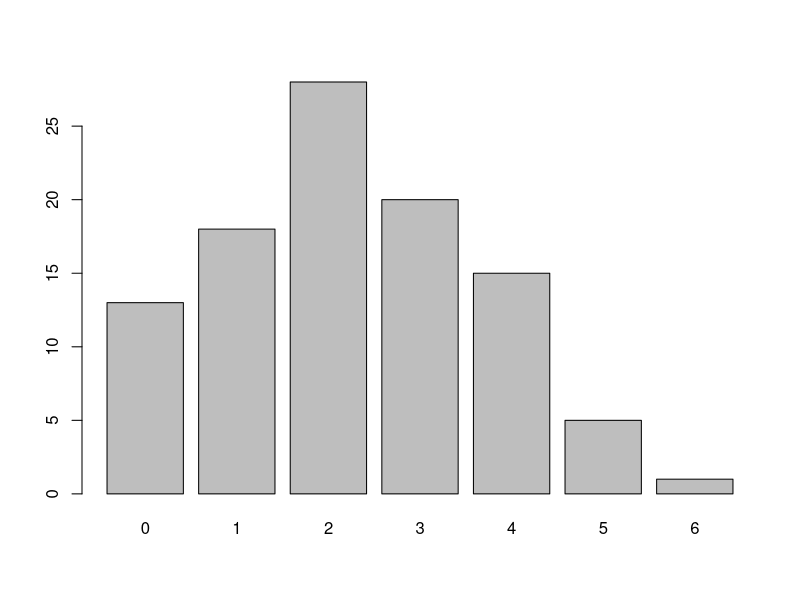
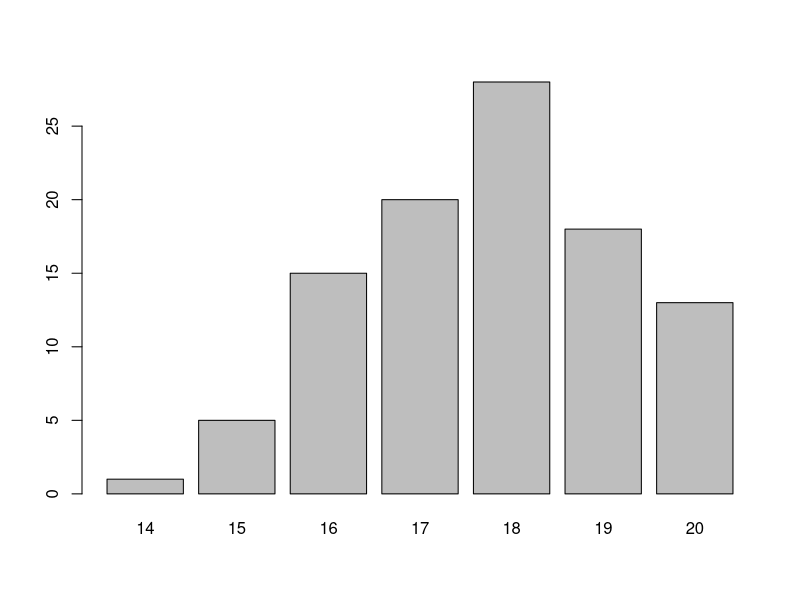
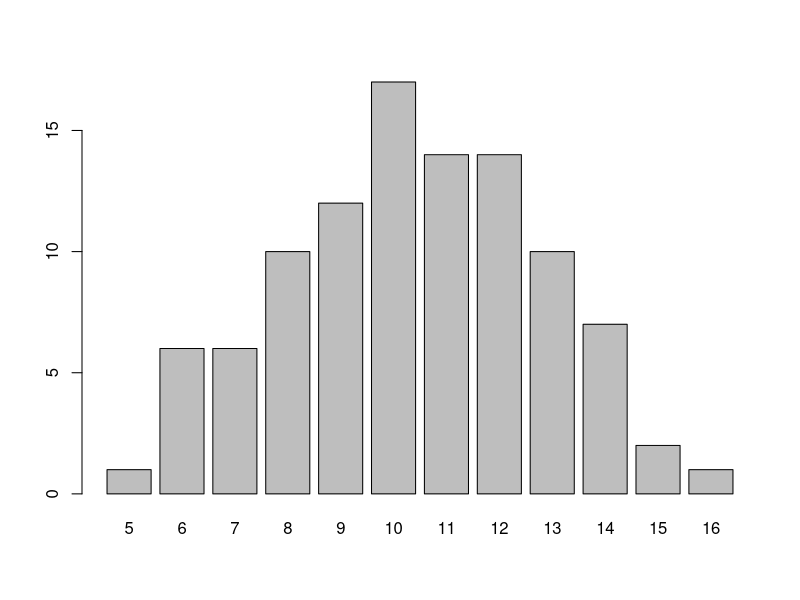
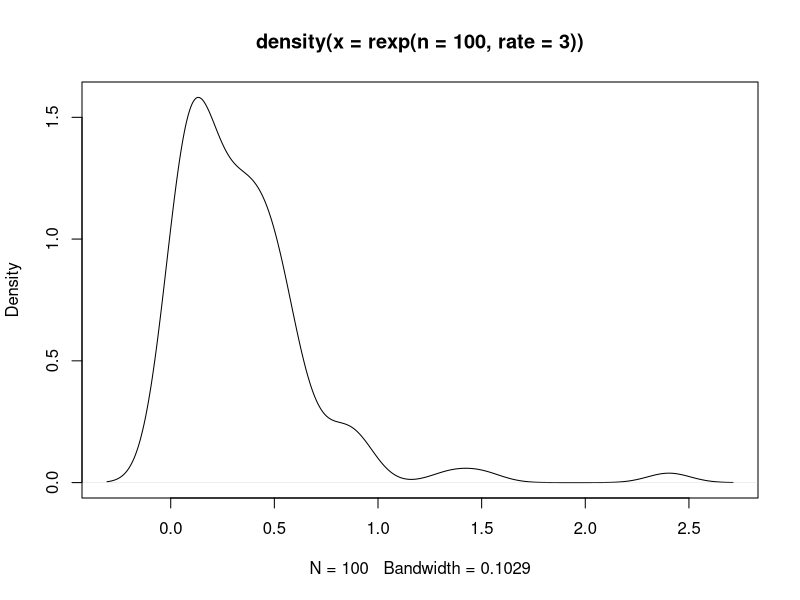

The R script that drew these images, in order:
## ---- chunk 1
knitr::opts_chunk$set(echo = TRUE)
## ---- chunk 2
choose(n = 10, k = 7) * 0.25^7 * (1 - 0.25)^(10-7)
## ---- chunk 3
dbinom(x = 7, size = 10, prob = 0.25)
## ---- chunk 4
# Una opción 
sum(dbinom(x = 3:10, size = 10, prob = 0.25))

# Otra opción 
1 - sum(dbinom(x = 0:2, size = 10, prob = 0.25))

# Otra opción
1 - pbinom(q = 2, size = 10, prob = 0.25)
## ---- chunk 5
pbinom(q = 5, size = 10, prob = 0.25, lower.tail = TRUE)
## ---- chunk 6
n <- 10
p <- 0.25

n * p
## ---- chunk 7
q <- 1 - p

n * p * q
## ---- chunk 8
library(tidyverse)
set.seed(2021)
rbinom(n = 100, size = 20, prob = 0.1) %>% 
  table() %>% 
  barplot()
## ---- chunk 9
set.seed(2021)
rbinom(n = 100, size = 20, prob = 0.9) %>% 
  table() %>% 
  barplot()
## ---- chunk 10
set.seed(2021)
rbinom(n = 100, size = 20, prob = 0.5) %>% 
  table() %>% 
  barplot()
## ---- chunk 11
(0.2^0 *  exp(1)^-0.2) / factorial(0)
## ---- chunk 12
dpois(x = 0, lambda = 0.2)
## ---- chunk 13
dpois(x = 1, lambda = 0.2)
## ---- chunk 14
# Una opción:
1 - sum(dpois(x = 0:1, lambda = 0.2))

# Otra opción:
1 - ppois(q = 1, lambda = 0.2, lower.tail = TRUE)

# Otra opción:
ppois(q = 1, lambda = 0.2, lower.tail = FALSE)
## ---- chunk 15
0.01 * (1 - 0.01)^(125 - 1)
## ---- chunk 16
dgeom(x = 125, prob = 0.01)
## ---- chunk 17
pgeom(q = 50, prob = 0.01, lower.tail = TRUE)
## ---- chunk 18
1 / 0.01
## ---- chunk 19
dnbinom(x = 0, size = 2, prob = 0.5)
## ---- chunk 20
1 - sum(dnbinom(x = 0:1, size = 2, prob = 0.5))
## ---- chunk 21
2 / 0.5
## ---- chunk 22
dhyper(x = 4, m = 100, n = 200, k = 4)
## ---- chunk 23
sum(dhyper(x = 2:4, m = 100, n = 200, k = 4))
## ---- chunk 24
pexp(q = 1, rate = 3, lower.tail = TRUE)
## ---- chunk 25
1- pexp(q = 1.5, rate = 3, lower.tail = FALSE)
## ---- chunk 26
set.seed(123)
plot(density(rexp(n = 100, rate = 3)))
## ---- chunk 27
# Estandarización x=9
(9 - 10 ) / 2

# Estandarización x=11
(11 - 10) / 2
## ---- chunk 28
pnorm(q = -0.5, mean = 0, sd = 1)
pnorm(q = 0.5, mean = 0, sd = 1)
## ---- chunk 29
pnorm(q = 9, mean = 10, sd = 2)
pnorm(q = 11, mean = 10, sd = 2)
## ---- chunk 30
set.seed(123)
poblacion <- rnorm(n = 1000000, mean = 34.5, sd = 4.3)
## ---- chunk 31
media <- mean(poblacion)
desviacion <- sd(poblacion)
## ---- chunk 32
mas1_de <- media + desviacion
menos1_de <- media - desviacion

sum(poblacion > menos1_de & poblacion < mas1_de) / length(poblacion)
## ---- chunk 33
mas2_de <- media + (desviacion * 2)
menos2_de <- media - (desviacion * 2)

sum(poblacion > menos2_de & poblacion < mas2_de) / length(poblacion)
## ---- chunk 34
mas3_de <- media + (desviacion * 3)
menos3_de <- media - (desviacion * 3)

sum(poblacion > menos3_de & poblacion < mas3_de) / length(poblacion)
